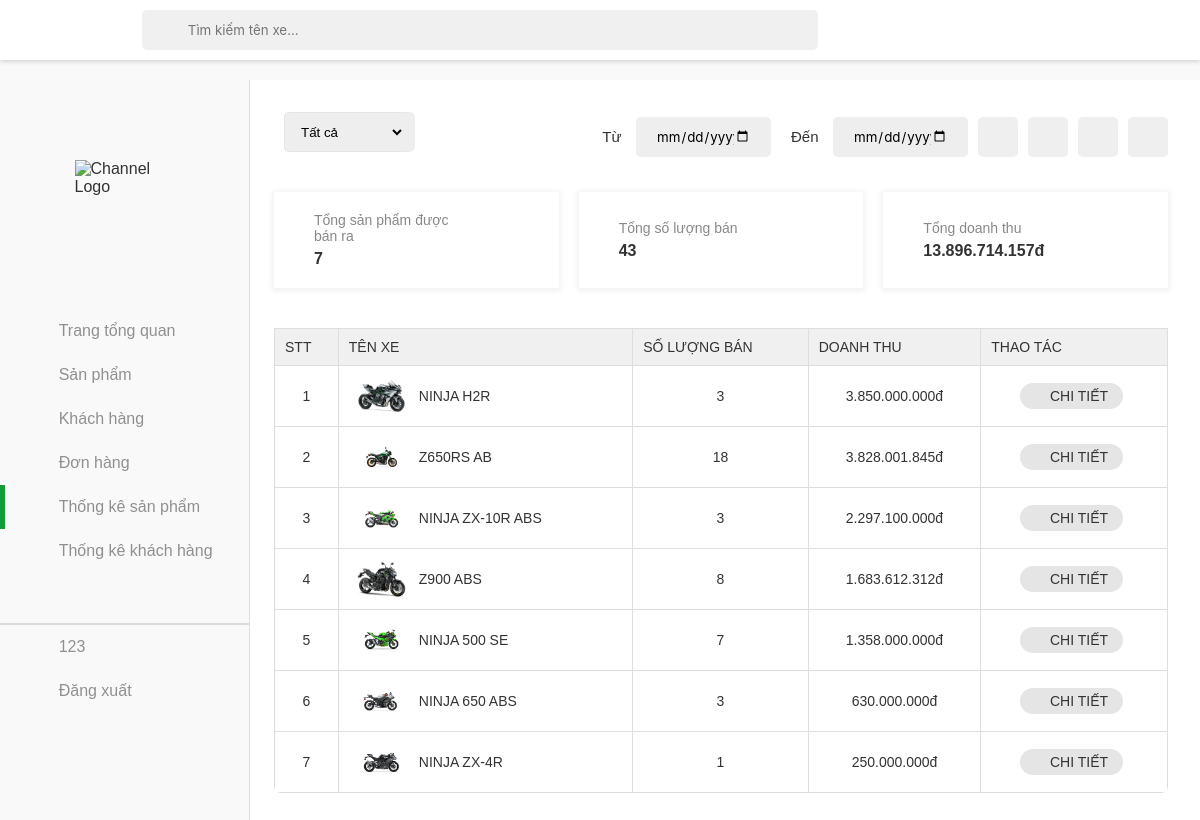
The page /thongkesp/thongke.php (signed in) on the database its author committed.
### tables this page shows
CREATE TABLE `products` (
  `id` int(11) NOT NULL,
  `tensp` varchar(255) NOT NULL,
  `dongsp` varchar(255) DEFAULT NULL,
  `status` varchar(255) DEFAULT NULL,
  `giaban` int(11) NOT NULL,
  `thongtinsp` text DEFAULT NULL,
  `thongsokt` text DEFAULT NULL,
  `hinhanh` varchar(255) NOT NULL DEFAULT '',
  `hinhanh2` varchar(255) NOT NULL DEFAULT '',
  `hinhanh3` varchar(255) NOT NULL DEFAULT ''
);

### thongkesp/thongke.php (the view, shortened to what this page needs)
<?php
include('../database.php');
$search_term = isset($_GET['search']) ? trim($_GET['search']) : '';
$start_date = isset($_GET['start_date']) ? $_GET['start_date'] : '';
$end_date = isset($_GET['end_date']) ? $_GET['end_date'] : '';
$sort_order = isset($_GET['sort']) ? $_GET['sort'] : 'desc';
$query = "SELECT
    p.id,
    p.tensp,
    p.hinhanh,
    p.dongsp,
    COUNT(DISTINCT o.id) as total_orders,
    SUM(od.soluong) as total_quantity,
    SUM(od.soluong * od.price) as total_revenue
FROM products p
LEFT JOIN order_details od ON p.id = od.product_id
LEFT JOIN orders o ON od.order_id = o.id
WHERE 1=1";
$query .= " GROUP BY p.id, p.tensp, p.hinhanh, p.dongsp
            HAVING total_revenue > 0
            ORDER BY total_revenue " . ($sort_order === 'asc' ? 'ASC' : 'DESC');
$result = $conn->query($query);
$total_products = 0;
$total_orders = 0;
$total_revenue = 0;
if ($result) {
    while ($row = $result->fetch_assoc()) {
        $total_products++;
        $total_orders += $row['total_orders'];
        $total_revenue += $row['total_revenue'];
    }
    $result->data_seek(0);
}
?>
<!DOCTYPE html>
<html lang="en">
<head>
    <link rel="stylesheet" href="../assets/css/admin.css">
    <link href="../assets/font/font-awesome-pro-v6-6.2.0/css/all.min.css" rel="stylesheet" type="text/css" />
    <link rel="stylesheet" href="../assets/css/admin-responsive.css">
</head>
<body>
    <header class="header">
        <button class="menu-icon-btn">
            <div class="menu-icon">
                <i class="fa-regular fa-bars"></i>
            </div>
        </button>
    </header>
    <div class="container">
        <aside class="sidebar open">
            <div class="top-sidebar">
                <a href="#" class="channel-logo"><img src="../image/logo.png" alt="Channel Logo"></a>
                <div class="hidden-sidebar your-channel"><img src="" style="height: 30px;" alt=""></div>
            </div>
            <div class="middle-sidebar">
                <ul class="sidebar-list">
                    <li class="sidebar-list-item tab-content">
                        <a href="../admin.php" class="sidebar-link">
                            <div class="sidebar-icon"><i class="fa-light fa-house"></i></div>
                            <div class="hidden-sidebar">Trang tổng quan</div>
                        </a>
                    </li>
                    <li class="sidebar-list-item tab-content">
                        <a href="../sanpham/sanpham.php" class="sidebar-link">
                            <div class="sidebar-icon"><i class="fa-thin fa-motorcycle"></i></div>
                            <div class="hidden-sidebar">Sản phẩm</div>
                        </a>
                    </li>
                    <li class="sidebar-list-item tab-content">
                        <a href="../khachhang/khachhang.php" class="sidebar-link">
                            <div class="sidebar-icon"><i class="fa-light fa-users"></i></div>
                            <div class="hidden-sidebar">Khách hàng</div>
                        </a>
                    </li>
                    <li class="sidebar-list-item tab-content">
                        <a href="../donhang/donhang.php" class="sidebar-link">
                            <div class="sidebar-icon"><i class="fa-light fa-basket-shopping"></i></div>
                            <div class="hidden-sidebar">Đơn hàng</div>
                        </a>
                    </li>
                    <li class="sidebar-list-item tab-content active">
                        <a href="../thongkesp/thongke.php" class="sidebar-link">
                            <div class="sidebar-icon"><i class="fa-light fa-chart-simple"></i></div>
                            <div class="hidden-sidebar">Thống kê sản phẩm</div>
                        </a>
                    </li>
                    <li class="sidebar-list-item tab-content">
                        <a href="../thongkekh/thongkekh.php" class="sidebar-link">
                            <div class="sidebar-icon"><i class="fa-light fa-chart-simple"></i></div>
                            <div class="hidden-sidebar">Thống kê khách hàng</div>
                        </a>
                    </li>
                    <li class="sidebar-list-item user-logout" style="border-top: 2px solid rgba(0,0,0,0.12);">
                        <a href="#" class="sidebar-link">
                            <div class="sidebar-icon"><i class="fa-light fa-circle-user"></i></div>
                            <div class="hidden-sidebar" id="name-acc">
                                <?php echo $_SESSION['username']; ?>
                            </div>
                        </a>
                    </li>
                    <li class="sidebar-list-item user-logout">
                        <a class="sidebar-link" style="cursor:pointer">
                            <div class="sidebar-icon"><i class="fa-light fa-arrow-right-from-bracket"></i></div>
                            <div class="hidden-sidebar" id="logoutacc">Đăng xuất</div>
                        </a>
                    </li>
                </ul>
            </div>
        </aside>
        <main class="content">
            <div class="section">
                <div class="admin-control">
                    <div class="admin-control-left">
                        <form action="" method="GET" style="display: inline-block; margin-right: 10px;">
                            <select name="category" class="form-control" onchange="this.form.submit()">
                                <option value="Tất cả">Tất cả</option>
                            </select>
                        </form>
                    </div>
                    <div class="admin-control-center">
                        <form action="" method="GET" class="form-search">
                            <span class="search-btn"><i class="fa-light fa-magnifying-glass"></i></span>
                            <input name="search" type="text" class="form-search-input"
                                placeholder="Tìm kiếm tên xe..."
                                value="<?php echo htmlspecialchars($search_term); ?>">
                        </form>
                    </div>
                    <div class="admin-control-right">
                        <form action="" method="GET" class="fillter-date">
                            <div>
                                <label for="start_date">Từ</label>
                                <input type="date" name="start_date" class="form-control-date"
                                    value="<?php echo htmlspecialchars($start_date); ?>">
                            </div>
                            <div>
                                <label for="end_date">Đến</label>
                                <input type="date" name="end_date" class="form-control-date"
                                    value="<?php echo htmlspecialchars($end_date); ?>">
                            </div>
                            <button type="submit" class="btn-reset-order">
                                <i class="fa-light fa-filter"></i>
                            </button>
                            <button><a href="?<?php
                                $params = $_GET;
                                $params['sort'] = 'asc';
                                echo http_build_query($params);
                            ?>" class="btn-reset-order">
                                <i class="fa-regular fa-arrow-up-short-wide"></i>
                            </a></button>
                            <button><a href="?<?php
                                $params = $_GET;
                                $params['sort'] = 'desc';
                                echo http_build_query($params);
                            ?>" class="btn-reset-order">
                                <i class="fa-regular fa-arrow-down-wide-short"></i>
                            </button>
                            <button><a href="thongke.php" class="btn-reset-order">
                                <i class="fa-light fa-arrow-rotate-right"></i>
                            </a></button>
                        </form>
                    </div>
                </div>
                <div class="order-statistical" id="order-statistical">
                    <div class="order-statistical-item">
                        <div class="order-statistical-item-content">
                            <p class="order-statistical-item-content-desc">Tổng sản phẩm được bán ra</p>
                            <h4 class="order-statistical-item-content-h" id="quantity-product"><?php echo $total_products; ?></h4>
                        </div>
                        <div class="order-statistical-item-icon">
                            <i class="fa-thin fa-motorcycle"></i>
                        </div>
                    </div>
                    <div class="order-statistical-item">
                        <div class="order-statistical-item-content">
                            <p class="order-statistical-item-content-desc">Tổng số lượng bán</p>
                            <h4 class="order-statistical-item-content-h" id="quantity-order"><?php echo $total_orders; ?></h4>
                        </div>
                        <div class="order-statistical-item-icon">
                            <i class="fa-light fa-file-lines"></i>
                        </div>
                    </div>
                    <div class="order-statistical-item">
                        <div class="order-statistical-item-content">
                            <p class="order-statistical-item-content-desc">Tổng doanh thu</p>
                            <h4 class="order-statistical-item-content-h" id="quantity-sale"><?php echo number_format($total_revenue, 0, ',', '.'); ?>đ</h4>
                        </div>
                        <div class="order-statistical-item-icon">
                            <i class="fa-light fa-dollar-sign"></i>
                        </div>
                    </div>
                </div>
                <div class="table">
                    <table width="100%">
                        <thead>
                            <tr>
                                <td>STT</td>
                                <td>Tên xe</td>
                                <td>Số lượng bán</td>
                                <td>Doanh thu</td>
                                <td>Thao tác</td>
                            </tr>
                        </thead>
                        <tbody id="showTk">
                            <?php
                            $stt = 1;
                            while ($row = $result->fetch_assoc()):
                            ?>
                            <tr>
                                <td><?php echo $stt++; ?></td>
                                <td>
                                    <div class="prod-img-title">
                                        <img class="prd-img-tbl" src="../sanpham/<?php echo htmlspecialchars($row['hinhanh']); ?>" alt="">
                                        <p><?php echo htmlspecialchars($row['tensp']); ?></p>
                                    </div>
                                </td>
                                <td><?php echo $row['total_orders']; ?></td>
                                <td><?php echo number_format($row['total_revenue'], 0, ',', '.'); ?>đ</td>
                                <td>
                                    <a href="?<?php
                                        $params = $_GET;
                                        $params['detail'] = $row['id'];
                                        echo http_build_query($params);
                                    ?>" class="btn-detail product-order-detail">
                                        <i class="fa-regular fa-eye"></i> Chi tiết
                                    </a>
                                </td>
                            </tr>
                            <?php endwhile; ?>
                        </tbody>
                    </table>
                </div>
            </div>
        </main>
    </div>
</body>
</html>

### assets/css/admin-responsive.css (style rules this page uses)
:root { --red: #B5292F; --lightest-gray: rgb(249, 249, 249); }
@media only screen and (max-width: 1200px) { .admin-control-center { margin: 1rem -1rem; width: 25rem; } }
@media only screen and (max-width: 1200px) { select { margin-bottom: 10px; } }
@media only screen and (max-width: 1200px) { #tinh-trang,.form-control-date { width: 135px; } }
@media only screen and (max-width: 1200px) { .btn-reset-order { height: 40px; margin-top: 0px; } }
@media only screen and (max-width: 1200px) { .header { z-index: 100; display: flex; } }
@media only screen and (max-width: 1200px) { .form-search { position: fixed; left: 60px; top: 10px; width: 70%; z-index: 101; } }
@media only screen and (max-width: 1200px) { .sidebar { height: calc(100vh - var(--header-height)); top: var(--header-height); } }

### rows shown on the page
products: hinhanh (picture), tensp "NINJA H2R", total_orders "3", total_revenue "3.850.000.000"
products: hinhanh (picture), tensp "Z650RS AB", total_orders "18", total_revenue "3.828.001.845"
products: hinhanh (picture), tensp "NINJA ZX-10R ABS", total_orders "3", total_revenue "2.297.100.000"
products: hinhanh (picture), tensp "Z900 ABS", total_orders "8", total_revenue "1.683.612.312"
products: hinhanh (picture), tensp "NINJA 500 SE", total_orders "7", total_revenue "1.358.000.000"
products: hinhanh (picture), tensp "NINJA 650 ABS", total_orders "3", total_revenue "630.000.000"
products: hinhanh (picture), tensp "NINJA ZX-4R", total_orders "1", total_revenue "250.000.000"

### other values the page prints
$_SESSION['username'] "123"
$total_products "7"
$total_orders "43"
$total_revenue "13.896.714.157"
